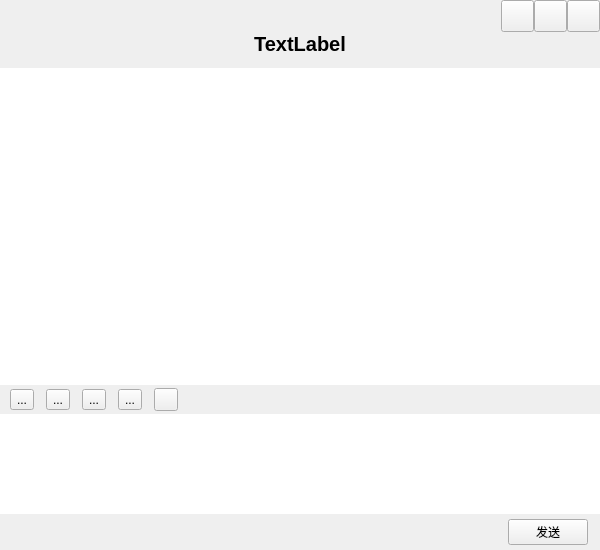
<?xml version="1.0" encoding="UTF-8"?>
<ui version="4.0">
 <class>ChatWindow</class>
 <widget class="QWidget" name="ChatWindow">
  <property name="geometry">
   <rect>
    <x>0</x>
    <y>0</y>
    <width>600</width>
    <height>550</height>
   </rect>
  </property>
  <property name="windowTitle">
   <string>QQ</string>
  </property>
  <property name="windowIcon">
   <iconset resource="../resources/resources.qrc">
    <normaloff>:/QQ.svg</normaloff>:/QQ.svg</iconset>
  </property>
  <layout class="QVBoxLayout" name="verticalLayout">
   <property name="spacing">
    <number>0</number>
   </property>
   <property name="leftMargin">
    <number>0</number>
   </property>
   <property name="topMargin">
    <number>0</number>
   </property>
   <property name="rightMargin">
    <number>0</number>
   </property>
   <property name="bottomMargin">
    <number>0</number>
   </property>
   <item>
    <widget class="QWidget" name="titleBar" native="true">
     <layout class="QVBoxLayout" name="verticalLayout_2">
      <property name="spacing">
       <number>0</number>
      </property>
      <property name="leftMargin">
       <number>0</number>
      </property>
      <property name="topMargin">
       <number>0</number>
      </property>
      <property name="rightMargin">
       <number>0</number>
      </property>
      <property name="bottomMargin">
       <number>12</number>
      </property>
      <item>
       <widget class="QWidget" name="topTitleBar" native="true">
        <property name="sizePolicy">
         <sizepolicy hsizetype="Preferred" vsizetype="Preferred">
          <horstretch>0</horstretch>
          <verstretch>0</verstretch>
         </sizepolicy>
        </property>
        <property name="minimumSize">
         <size>
          <width>0</width>
          <height>0</height>
         </size>
        </property>
        <layout class="QHBoxLayout" name="horizontalLayout_4">
         <property name="spacing">
          <number>0</number>
         </property>
         <property name="leftMargin">
          <number>0</number>
         </property>
         <property name="topMargin">
          <number>0</number>
         </property>
         <property name="rightMargin">
          <number>0</number>
         </property>
         <property name="bottomMargin">
          <number>0</number>
         </property>
         <item>
          <spacer name="horizontalSpacer">
           <property name="orientation">
            <enum>Qt::Orientation::Horizontal</enum>
           </property>
           <property name="sizeType">
            <enum>QSizePolicy::Policy::Expanding</enum>
           </property>
           <property name="sizeHint" stdset="0">
            <size>
             <width>498</width>
             <height>20</height>
            </size>
           </property>
          </spacer>
         </item>
         <item>
          <widget class="QToolButton" name="minimizeBtn">
           <property name="minimumSize">
            <size>
             <width>0</width>
             <height>0</height>
            </size>
           </property>
           <property name="maximumSize">
            <size>
             <width>16777215</width>
             <height>16777215</height>
            </size>
           </property>
           <property name="cursor">
            <cursorShape>PointingHandCursor</cursorShape>
           </property>
           <property name="text">
            <string/>
           </property>
           <property name="icon">
            <iconset resource="../resources/resources.qrc">
             <normaloff>:/minimization-white.svg</normaloff>:/minimization-white.svg</iconset>
           </property>
           <property name="iconSize">
            <size>
             <width>25</width>
             <height>25</height>
            </size>
           </property>
          </widget>
         </item>
         <item>
          <widget class="QToolButton" name="maxmizeBtn">
           <property name="minimumSize">
            <size>
             <width>0</width>
             <height>0</height>
            </size>
           </property>
           <property name="maximumSize">
            <size>
             <width>16777215</width>
             <height>16777215</height>
            </size>
           </property>
           <property name="cursor">
            <cursorShape>PointingHandCursor</cursorShape>
           </property>
           <property name="text">
            <string/>
           </property>
           <property name="icon">
            <iconset resource="../resources/resources.qrc">
             <normaloff>:/maximization-white.svg</normaloff>:/maximization-white.svg</iconset>
           </property>
           <property name="iconSize">
            <size>
             <width>25</width>
             <height>25</height>
            </size>
           </property>
          </widget>
         </item>
         <item>
          <widget class="QToolButton" name="closeBtn">
           <property name="minimumSize">
            <size>
             <width>0</width>
             <height>0</height>
            </size>
           </property>
           <property name="maximumSize">
            <size>
             <width>16777215</width>
             <height>16777215</height>
            </size>
           </property>
           <property name="cursor">
            <cursorShape>PointingHandCursor</cursorShape>
           </property>
           <property name="text">
            <string/>
           </property>
           <property name="icon">
            <iconset resource="../resources/resources.qrc">
             <normaloff>:/close-white.svg</normaloff>:/close-white.svg</iconset>
           </property>
           <property name="iconSize">
            <size>
             <width>25</width>
             <height>25</height>
            </size>
           </property>
          </widget>
         </item>
        </layout>
       </widget>
      </item>
      <item>
       <widget class="QWidget" name="bottmTitleBar" native="true">
        <layout class="QHBoxLayout" name="horizontalLayout">
         <property name="spacing">
          <number>0</number>
         </property>
         <property name="leftMargin">
          <number>0</number>
         </property>
         <property name="topMargin">
          <number>0</number>
         </property>
         <property name="rightMargin">
          <number>0</number>
         </property>
         <property name="bottomMargin">
          <number>0</number>
         </property>
         <item>
          <widget class="QLabel" name="nicknameLabel">
           <property name="font">
            <font>
             <pointsize>15</pointsize>
             <bold>true</bold>
            </font>
           </property>
           <property name="text">
            <string>TextLabel</string>
           </property>
           <property name="alignment">
            <set>Qt::AlignmentFlag::AlignCenter</set>
           </property>
          </widget>
         </item>
        </layout>
       </widget>
      </item>
     </layout>
    </widget>
   </item>
   <item>
    <widget class="QTextBrowser" name="textShowArea">
     <property name="font">
      <font>
       <pointsize>12</pointsize>
      </font>
     </property>
     <property name="frameShape">
      <enum>QFrame::Shape::NoFrame</enum>
     </property>
     <property name="openExternalLinks">
      <bool>true</bool>
     </property>
    </widget>
   </item>
   <item>
    <widget class="QWidget" name="toolBar" native="true">
     <layout class="QHBoxLayout" name="horizontalLayout_2">
      <property name="spacing">
       <number>12</number>
      </property>
      <property name="leftMargin">
       <number>10</number>
      </property>
      <property name="topMargin">
       <number>3</number>
      </property>
      <property name="rightMargin">
       <number>5</number>
      </property>
      <property name="bottomMargin">
       <number>3</number>
      </property>
      <item>
       <widget class="QToolButton" name="emoticonBtn">
        <property name="text">
         <string>...</string>
        </property>
        <property name="icon">
         <iconset resource="../resources/resources.qrc">
          <normaloff>:/emoticon.svg</normaloff>:/emoticon.svg</iconset>
        </property>
        <property name="iconSize">
         <size>
          <width>22</width>
          <height>22</height>
         </size>
        </property>
       </widget>
      </item>
      <item>
       <widget class="QToolButton" name="imageBtn">
        <property name="text">
         <string>...</string>
        </property>
        <property name="icon">
         <iconset resource="../resources/resources.qrc">
          <normaloff>:/image.svg</normaloff>:/image.svg</iconset>
        </property>
        <property name="iconSize">
         <size>
          <width>22</width>
          <height>22</height>
         </size>
        </property>
       </widget>
      </item>
      <item>
       <widget class="QToolButton" name="fileBtn">
        <property name="text">
         <string>...</string>
        </property>
        <property name="icon">
         <iconset resource="../resources/resources.qrc">
          <normaloff>:/file.svg</normaloff>:/file.svg</iconset>
        </property>
        <property name="iconSize">
         <size>
          <width>22</width>
          <height>22</height>
         </size>
        </property>
       </widget>
      </item>
      <item>
       <widget class="QToolButton" name="fontBtn">
        <property name="text">
         <string>...</string>
        </property>
        <property name="icon">
         <iconset resource="../resources/resources.qrc">
          <normaloff>:/font.svg</normaloff>:/font.svg</iconset>
        </property>
        <property name="iconSize">
         <size>
          <width>22</width>
          <height>22</height>
         </size>
        </property>
       </widget>
      </item>
      <item>
       <widget class="QToolButton" name="colorBtn">
        <property name="icon">
         <iconset resource="../resources/resources.qrc">
          <normaloff>:/color.svg</normaloff>:/color.svg</iconset>
        </property>
       </widget>
      </item>
      <item>
       <spacer name="horizontalSpacer_2">
        <property name="orientation">
         <enum>Qt::Orientation::Horizontal</enum>
        </property>
        <property name="sizeHint" stdset="0">
         <size>
          <width>40</width>
          <height>20</height>
         </size>
        </property>
       </spacer>
      </item>
     </layout>
    </widget>
   </item>
   <item>
    <widget class="QTextEdit" name="textEditArea">
     <property name="maximumSize">
      <size>
       <width>16777215</width>
       <height>100</height>
      </size>
     </property>
     <property name="font">
      <font>
       <pointsize>12</pointsize>
      </font>
     </property>
     <property name="cursor" stdset="0">
      <cursorShape>IBeamCursor</cursorShape>
     </property>
     <property name="frameShape">
      <enum>QFrame::Shape::NoFrame</enum>
     </property>
     <property name="frameShadow">
      <enum>QFrame::Shadow::Plain</enum>
     </property>
     <property name="lineWidth">
      <number>0</number>
     </property>
    </widget>
   </item>
   <item>
    <widget class="QWidget" name="bottomBar" native="true">
     <layout class="QHBoxLayout" name="horizontalLayout_3">
      <property name="leftMargin">
       <number>0</number>
      </property>
      <property name="topMargin">
       <number>5</number>
      </property>
      <property name="rightMargin">
       <number>12</number>
      </property>
      <property name="bottomMargin">
       <number>5</number>
      </property>
      <item>
       <spacer name="horizontalSpacer_3">
        <property name="orientation">
         <enum>Qt::Orientation::Horizontal</enum>
        </property>
        <property name="sizeHint" stdset="0">
         <size>
          <width>40</width>
          <height>20</height>
         </size>
        </property>
       </spacer>
      </item>
      <item>
       <widget class="QPushButton" name="sendBtn">
        <property name="sizePolicy">
         <sizepolicy hsizetype="Preferred" vsizetype="Fixed">
          <horstretch>0</horstretch>
          <verstretch>0</verstretch>
         </sizepolicy>
        </property>
        <property name="text">
         <string>发送</string>
        </property>
        <property name="shortcut">
         <string>Ctrl+Return</string>
        </property>
       </widget>
      </item>
     </layout>
    </widget>
   </item>
  </layout>
 </widget>
 <resources>
  <include location="../resources/resources.qrc"/>
  <include location="../resources/resources.qrc"/>
  <include location="../resources/resources.qrc"/>
  <include location="../resources/resources.qrc"/>
  <include location="../resources/resources.qrc"/>
  <include location="../resources/resources.qrc"/>
 </resources>
 <connections/>
</ui>
